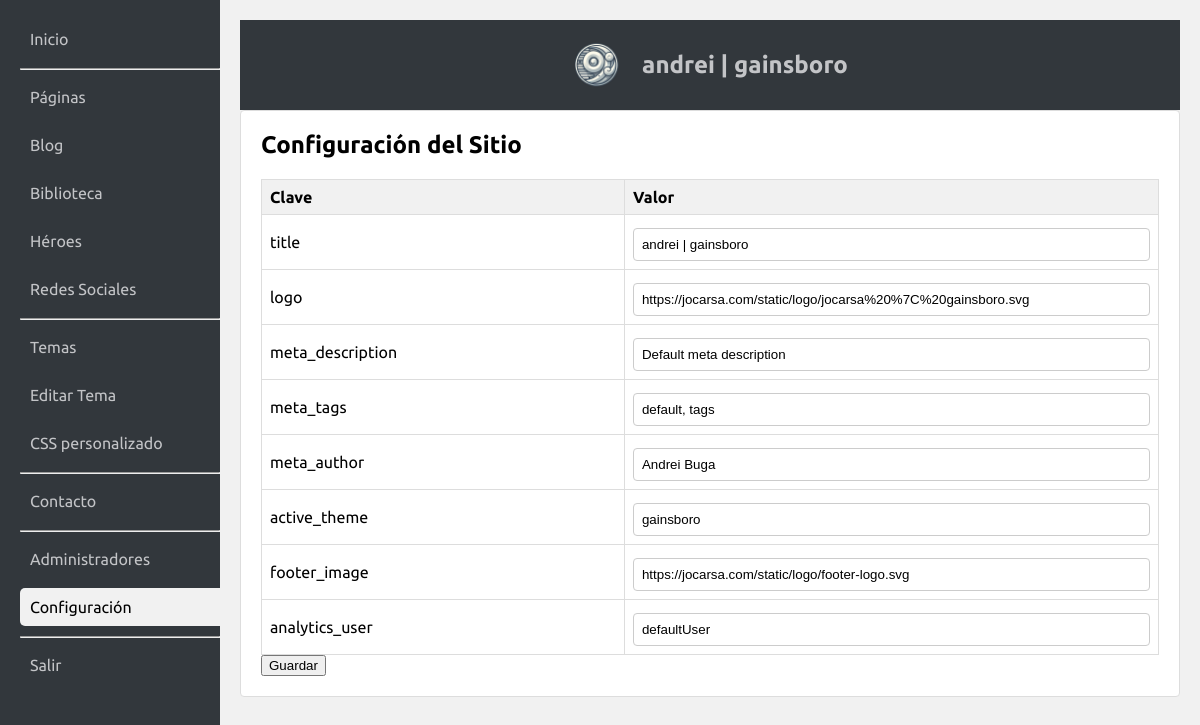
The app's page /admin/index.php?action=list_config (signed in) with its own data.
### tables this page shows
CREATE TABLE config (
    id INTEGER PRIMARY KEY AUTOINCREMENT,
    key TEXT UNIQUE NOT NULL,
    value TEXT NOT NULL
);

### admin/index.php (called while the page is built, shortened)
<?php
require_once 'admin.php';

### admin/funciones/accionactual.php (called while the page is built)
<?php
	function accionActual($accion1, $accion2) {
    return ($accion1 == $accion2) ? ' class="active" ' : '';
}
?>

### admin/acciones/listarconfiguracion.php (the view)
<?php
	if (isset($_POST['save_config'])) {
            foreach ($_POST['config'] as $k => $v) {
                $st = $db->prepare("UPDATE config SET value = :val WHERE key = :key");
                $st->bindValue(':val', $v, SQLITE3_TEXT);
                $st->bindValue(':key', $k, SQLITE3_TEXT);
                $st->execute();
            }
            $message = "<p class='success'>Configuración actualizada.</p>";
        } else {
            $message = '';
        }
        $configs = $db->query("SELECT * FROM config ORDER BY id ASC");
        $html = "<h2>Configuración del Sitio</h2>
                 $message
                 <form method='post'>
                 <table class='admin-table'>
                 <tr><th>Clave</th><th>Valor</th></tr>";
        while ($row = $configs->fetchArray(SQLITE3_ASSOC)) {
            $key = htmlspecialchars($row['key']);
            $val = htmlspecialchars($row['value']);
            $html .= "<tr>
                        <td>$key</td>
                        <td><input type='text' name='config[$key]' value='$val'></td>
                      </tr>";
        }
        $html .= "</table>
                  <button type='submit' name='save_config'>Guardar</button>
                  </form>";
        renderAdmin($html);
?>

### admin/admin.php (shortened to what this page needs)
<?php
include "inc/inicializarbasededatos.php";
include "funciones/accionactual.php";
function renderAdmin($content, $showNav = true) {
    echo "<!DOCTYPE html>
<html>
<head>
    <meta charset='utf-8'>
    <title>andrei | gainsboro</title>
    <link rel='stylesheet' href='admin.css'>
    <link rel='stylesheet' href='https://jocarsa.github.io/jocarsa-lightslateblue/jocarsa%20|%20lightslateblue.css'>
</head>
<body>
<div id='admin-container'>";
    if ($showNav) {
        echo "<div id='admin-sidebar'>
            <nav>
                <a href='?action=dashboard'" . accionActual($_GET['action'] ?? '', 'dashboard') . ">Inicio</a>
                <hr>
                <a href='?action=list_pages'" . accionActual($_GET['action'] ?? '', 'list_pages') . ">Páginas</a>
                <a href='?action=list_blog'" . accionActual($_GET['action'] ?? '', 'list_blog') . ">Blog</a>
                <a href='?action=list_media'" . accionActual($_GET['action'] ?? '', 'list_media') . ">Biblioteca</a>
                <a href='?action=list_heroes'" . accionActual($_GET['action'] ?? '', 'list_heroes') . ">Héroes</a>
                <a href='?action=list_social_media'" . accionActual($_GET['action'] ?? '', 'list_social_media') . ">Redes Sociales</a>
                <hr>
                <a href='?action=list_themes'" . accionActual($_GET['action'] ?? '', 'list_themes') . ">Temas</a>
                <a href='?action=edit_theme'" . accionActual($_GET['action'] ?? '', 'edit_theme') . ">Editar Tema</a>
                <a href='?action=list_custom_css'" . accionActual($_GET['action'] ?? '', 'list_custom_css') . ">CSS personalizado</a>
                <hr>
                <a href='?action=list_contact'" . accionActual($_GET['action'] ?? '', 'list_contact') . ">Contacto</a>
                <hr>
                <a href='?action=list_admins'" . accionActual($_GET['action'] ?? '', 'list_admins') . ">Administradores</a>
                <a href='?action=list_config'" . accionActual($_GET['action'] ?? '', 'list_config') . ">Configuración</a>
                <hr>
                <a href='?action=logout'" . accionActual($_GET['action'] ?? '', 'logout') . ">Salir</a>
            </nav>
        </div>";
    }
    echo "<div id='admin-content'>";
    if ($showNav) {
        echo "<div id='admin-header'>
            <img src='gainsboro.png' alt='URL de la imagen' style='width:50px; margin-right:20px;'>
            <h1>andrei | gainsboro</h1>
        </div>";
    }
    echo "<div class='admin-section'>
            $content
          </div>";
    echo "</div>
</div>
<script src='https://jocarsa.github.io/jocarsa-lightslateblue/jocarsa%20|%20lightslateblue.js'></script>
</body>
</html>";
}
$action = $_GET['action'] ?? 'login';
switch ($action) {
    case 'list_config':
        include "acciones/listarconfiguracion.php";
        break;
}
?>

### admin/admin.css (style rules this page uses)
body { font-family: Ubuntu, sans-serif; margin: 0; padding: 0; background-color: #f1f1f1; display: flex; justify-content: center; align-items: center; height: 100vh; }
#admin-container { display: flex; width: 100%; height: 100%; }
#admin-sidebar { width: 200px; background-color: #32373c; color: #c3c4c7; padding: 20px; padding-right:0px; position: fixed; height: 100vh; }
#admin-sidebar a { color: #c3c4c7; text-decoration: none; display: block; padding: 10px; margin-bottom: 10px; }
#admin-content { margin-left: 220px; padding: 20px; width: calc(100% - 220px); height: 100%; overflow-y: auto; }
#admin-header { background-color: #32373c; color: #c3c4c7; padding: 20px; text-align: center; display: flex; flex-direction: row; flex-wrap: nowrap; justify-content: center; align-items: center; align-content: stretch; }
#admin-header img { width:50px; margin-right:20px; }
#admin-header h1 { margin: 0; font-size: 24px; }
.admin-section { background-color: #fff; border: 1px solid #ddd; border-radius: 4px; padding: 20px; margin-bottom: 20px; }
.admin-section h2 { margin-top: 0; }
.admin-form input, .admin-form textarea, .admin-form select,.admin-table input { width: 100%; padding: 8px; margin-top: 5px; border: 1px solid #ccc; border-radius: 4px; box-sizing:border-box; }
.admin-table { width: 100%; border-collapse: collapse; margin-top: 20px; }
.admin-table th, .admin-table td { border: 1px solid #ddd; padding: 8px; text-align: left; }
.admin-table th { background-color: #f1f1f1; }
.active { background:#f1f1f1; color:black !important; border-radius:5px 0px 0px 5px; }

### records on screen
config: key "title", value "andrei | gainsboro"
config: key "logo", key+value "https://jocarsa.com/static/logo/jocarsa%20%7C%20gainsboro.svg"
config: key "meta_description", value "Default meta description"
config: key "meta_tags", value "default, tags"
config: key "meta_author", value "Andrei Buga"
config: key "active_theme", value "gainsboro"
config: key "footer_image", value "https://jocarsa.com/static/logo/footer-logo.svg"
config: key "analytics_user", value "defaultUser"
